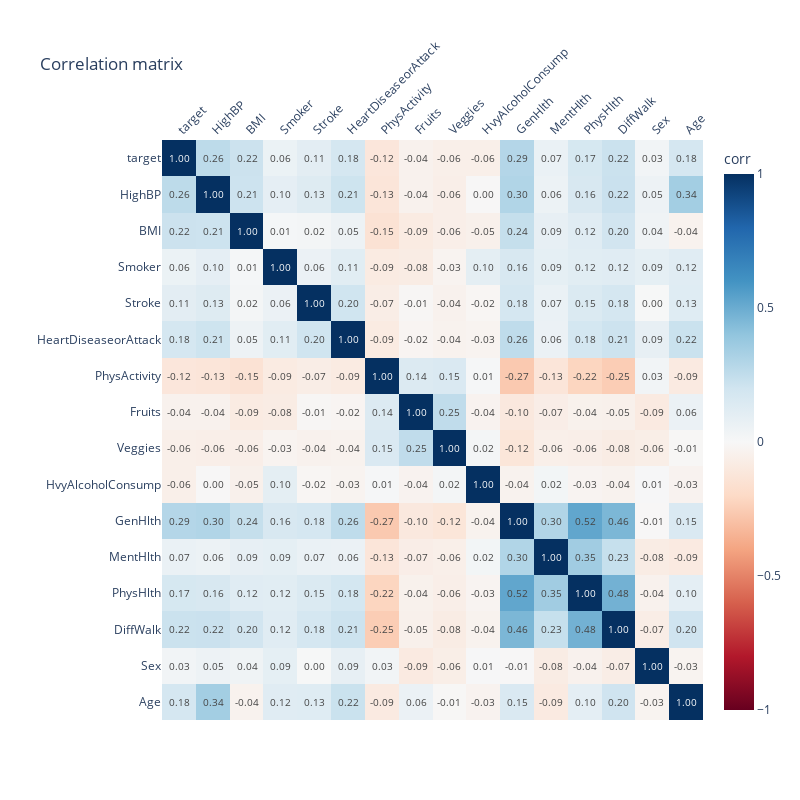

The code cell stored with this chart in its notebook:
### Markdown cell above
BMI contains a lot of extremely high outliers. Since these values increase in a continuous manner rather than appearing as obvious errors, they are retained in the dataset as it is hard to use the data to draw a clear line as to where these extreme values become unrealistic, and excluding them carries the risk of loosing clinically relevant data.

### Code cell
df = X.copy()
df['target'] = y


corr = df.corr()
cols = ['target'] + [c for c in corr.columns if c != 'target']
corr = corr.loc[cols, cols]

fig = px.imshow(
    corr,
    text_auto=".2f",                 
    color_continuous_scale="RdBu",
    zmin=-1, zmax=1,
    aspect="auto",
)
fig.update_layout(
    title='Correlation matrix',
    xaxis_title='', yaxis_title='', coloraxis_colorbar_title='corr'
)
fig.update_xaxes(side='top', tickangle=-45)
fig.update_layout(width=800, height=800)
fig.show()

### Figure 1 — Plotly figure (JSON) as saved in the notebook; plotly's stock layout.template omitted (floating-point values rounded to 4 significant figures; data arrays with more than 128 entries replaced by an {"elided": "..."} marker saying what was removed)
{"data": [{"coloraxis": "coloraxis", "hovertemplate": "x: %{x}<br>y: %{y}<br>color: %{z}<extra></extra>", "name": "0", "texttemplate": "%{z:.2f}", "type": "heatmap", "x": ["target", "HighBP", "BMI", "Smoker", "Stroke", "HeartDiseaseorAttack", "PhysActivity", "Fruits", "Veggies", "HvyAlcoholConsump", "GenHlth", "MentHlth", "PhysHlth", "DiffWalk", "Sex", "Age"], "xaxis": "x", "y": ["target", "HighBP", "BMI", "Smoker", "Stroke", "HeartDiseaseorAttack", "PhysActivity", "Fruits", "Veggies", "HvyAlcoholConsump", "GenHlth", "MentHlth", "PhysHlth", "DiffWalk", "Sex", "Age"], "yaxis": "y", "z": {"elided": "16x16 float values"}}], "layout": {"coloraxis": {"cmax": 1, "cmin": -1, "colorbar": {"title": {"text": "corr"}}, "colorscale": [[0, "rgb(103,0,31)"], [0.1, "rgb(178,24,43)"], [0.2, "rgb(214,96,77)"], [0.3, "rgb(244,165,130)"], [0.4, "rgb(253,219,199)"], [0.5, "rgb(247,247,247)"], [0.6, "rgb(209,229,240)"], [0.7, "rgb(146,197,222)"], [0.8, "rgb(67,147,195)"], [0.9, "rgb(33,102,172)"], [1, "rgb(5,48,97)"]]}, "height": 800, "margin": {"t": 60}, "title": {"text": "Correlation matrix"}, "width": 800, "xaxis": {"anchor": "y", "domain": [0, 1], "side": "top", "tickangle": -45, "title": {"text": ""}}, "yaxis": {"anchor": "x", "autorange": "reversed", "domain": [0, 1], "title": {"text": ""}}}}
